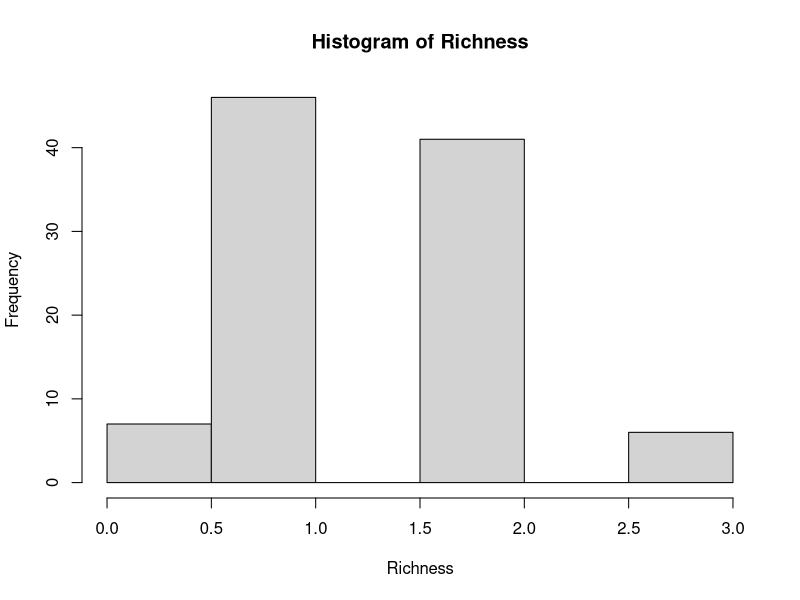

Generate this figure with R:
#binomial richness demo

#suppose you have 3 species: A, B, and C
#each has a different probability of presence

probA <- 0.2
probB <- 0.8
probC <- 0.5


#if we treat Richness as the number of species with prob > 0.5, the answer is always the same. R = 1. 

#if we treat Richness as probabilistic, we get a distribution of Richnesses that are possible. If we do 100 draws, we get:

Richness <- NA
for (i in 1:100) {
  Richness[i] <-
    sum (
    rbinom(1,1,probA),
    rbinom(1,1,probB),
    rbinom(1,1,probC)
  )
}

hist(Richness)
mean(Richness)
median(Richness)


#so, instead of doing the total number of species at each parameter set w prob > 50%, we should be using all of those 100 draws at 
#each set of environmental parameters to calculate 100 different richnesses, and taking a mean.